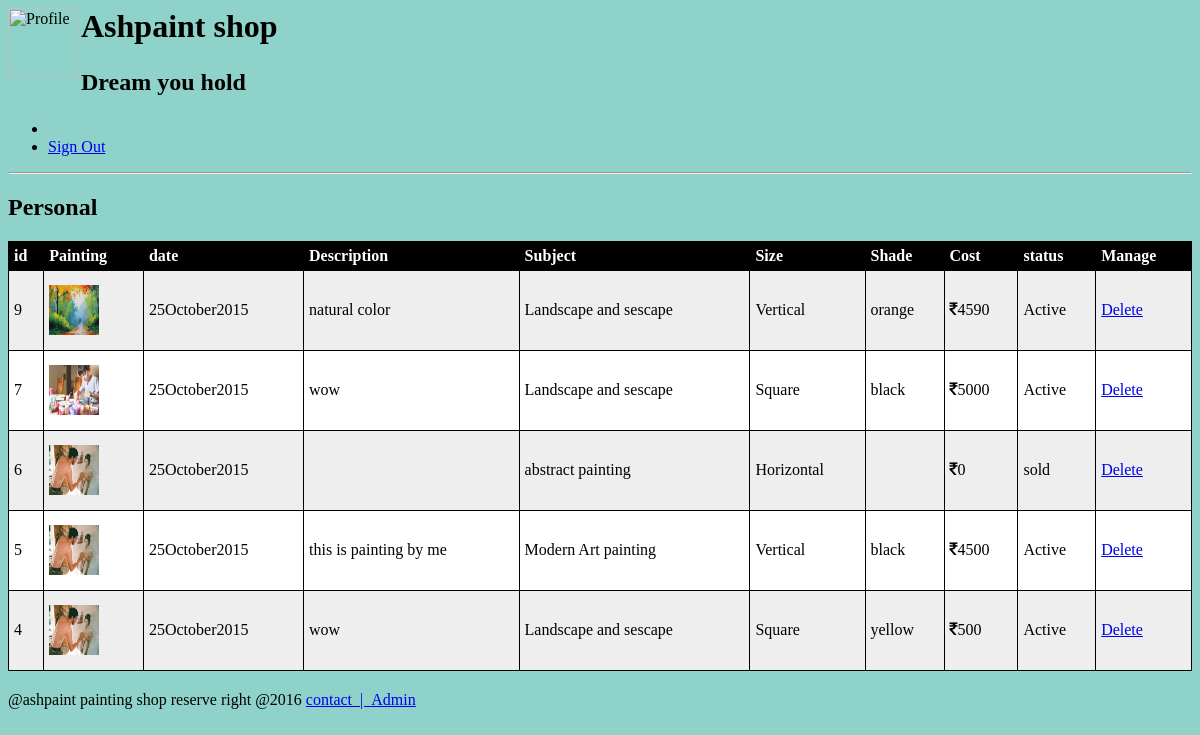
Screenshot of /managec.php with the database file from the repository.
### tables this page shows
CREATE TABLE IF NOT EXISTS `upload` (
  `id` int(11) NOT NULL,
  `artist` varchar(20) NOT NULL,
  `mail` varchar(30) NOT NULL,
  `paintimg` varchar(50) NOT NULL,
  `discrp` varchar(100) NOT NULL,
  `subject` varchar(30) NOT NULL,
  `size` varchar(30) NOT NULL,
  `shades` varchar(30) NOT NULL,
  `cost` decimal(10,0) NOT NULL,
  `city` varchar(30) NOT NULL,
  `date` int(11) NOT NULL,
  `month` varchar(30) NOT NULL,
  `year` int(11) NOT NULL,
  `status` varchar(20) NOT NULL
);

### managec.php (the view, shortened to what this page needs)
<?php
$admin=$_SESSION['name'];
?>
<html>
<head>
<head>
 <link rel="stylesheet" type="text\css" href="style\account.css" >
 <link rel="stylesheet" href="//code.jquery.com/ui/1.11.4/themes/smoothness/jquery-ui.css">
 <link rel="stylesheet" href="//maxcdn.bootstrapcdn.com/font-awesome/4.3.0/css/font-awesome.min.css">
</head>
<body bgcolor="#8ED2C9">
<div class="big_header"  >
<div id="shadow">
<img src="images/logo.png" alt="Profile" align="left" width="70px" height="70px"/></a >
<h1>Ashpaint shop <h2>
<p id="logo"> Dream you hold</p>
</div>
 <div id='cssmenu'>
<ul>
   <li class='last'><a href='admin.php'><span><?php echo $admin;?></span></a></li>
      <li class='last'><a href='signout.php'> <span> Sign Out</span></a></li>
</ul>
</div>
<hr>
 <div id="regi">
 <h2> Personal<h2>
  <div id="regi3_box">
<table id="t01">
  <tr>
 <th>id</th>
    <th>Painting</th>
		<th>date </th>
    <th>Description  </th>
	<th>Subject </th>
	<th>Size</th>
	<th>Shade</th>
    <th>Cost</th>
	 <th>status</th>
	  <th>Manage</th>
  </tr>
 <?php
 $sql_art="SELECT * FROM upload
ORDER BY id DESC; ";
 $result=mysql_query($sql_art);
 while($row=mysql_fetch_array($result)){
	 $image=$row['paintimg'];
	 $dateall=$row['date'].$row['month'].$row['year'];
	 $desc=$row['discrp'];
	 $sub=$row['subject'];
	 $siz=$row['size'];
	 $shad=$row['shades'];
	 $price=$row['cost'];
 $st=$row['status'];
	 $id=$row['id'];
echo "
  <tr>
<td>".$id."</td>
    <td height='80'><img src='images/Artist/".$image."'width='50' height='50' /></td>
	    <td>".$dateall."</td>
    <td>".$desc."</td>
    <td>".$sub."</td>
	 <td>".$siz."</td>
	     <td>".$shad."</td>
    <td><i class='fa fa-inr'></i>".$price."</td>
	 <td>".$st."</td>
		  <td><a href='action.php?idd=".$id."' class='btn'>Delete</a></td>
  </tr>";
 }
   ?>
</table>
  </div>
 </div>
 <footer>
  @ashpaint painting shop reserve right @2016
  <a href="#">contact</font> &nbsp| &nbsp<a href="#">Admin</font>
 </footer>
</div>
</body>
</html>

### managec.php (style rules this page uses)
table { width:100%; }
table, th, td { border: 1px solid black; border-collapse: collapse; }
th, td { padding: 5px; text-align: left; }
table#t01 tr:nth-child(even) { background-color: #eee; }
table#t01 tr:nth-child(odd) { background-color:#fff; }
table#t01 th { background-color: black; color: white; }

### rows the page displays
upload: id "9", paintimg (picture), dateall "25October2015", discrp "natural color", subject "Landscape and sescape", size "Vertical", shades "orange", cost "4590", status "Active"
upload: id "7", paintimg (picture), dateall "25October2015", discrp "wow", subject "Landscape and sescape", size "Square", shades "black", cost "5000", status "Active"
upload: id "6", paintimg (picture), dateall "25October2015", subject "abstract painting", size "Horizontal", cost "0", status "sold"
upload: id "5", paintimg (picture), dateall "25October2015", discrp "this is painting by me", subject "Modern Art painting", size "Vertical", shades "black", cost "4500", status "Active"
upload: id "4", paintimg (picture), dateall "25October2015", discrp "wow", subject "Landscape and sescape", size "Square", shades "yellow", cost "500", status "Active"
